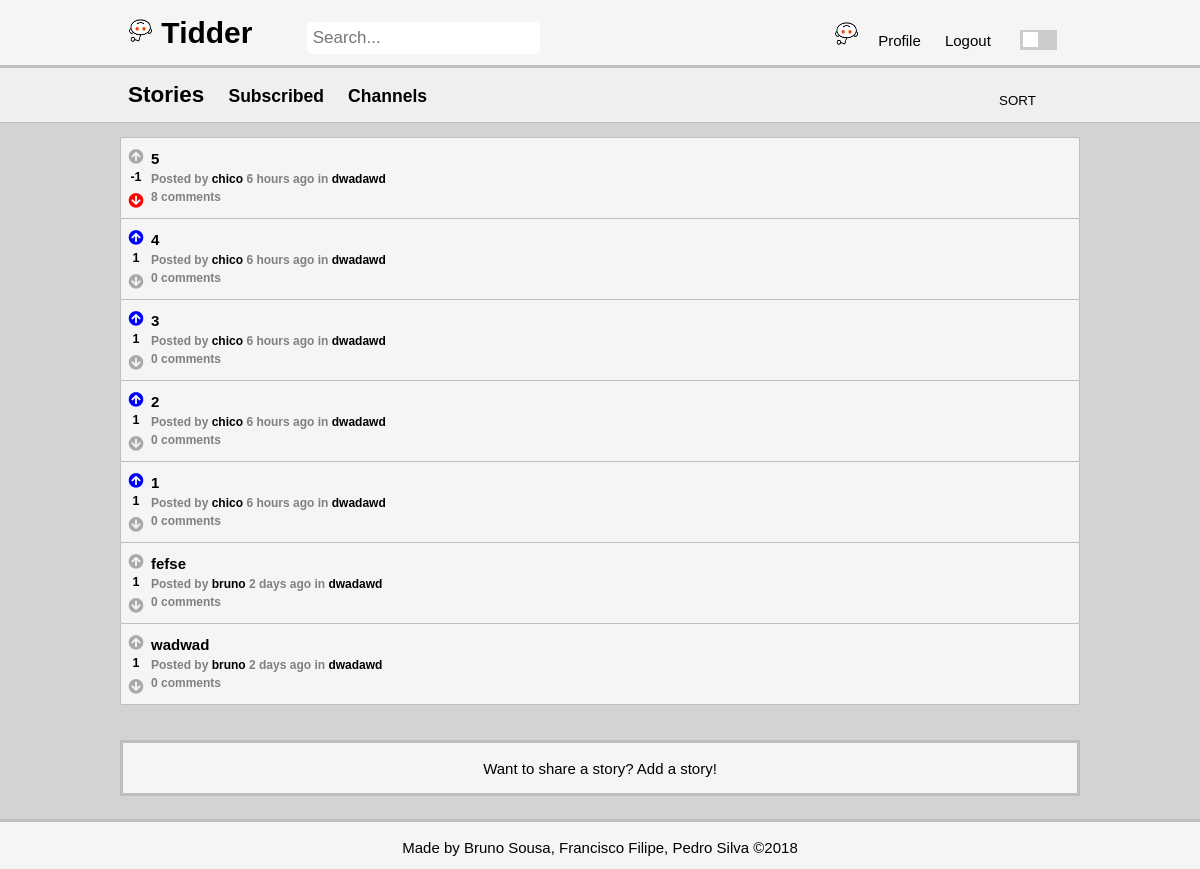
Screenshot of /pages/stories.php (signed in) with the database file from the repository.
### tables this page shows
CREATE TABLE opinion (
    opinion_id INTEGER NOT NULL PRIMARY KEY AUTOINCREMENT,
	parent_id INTEGER REFERENCES opinion(opinion_id),
    opinion_title VARCHAR,
    opinion_text VARCHAR NOT NULL,
	channel_id INTEGER REFERENCES channel,
	posted DATETIME NOT NULL,
    user_id INTEGER NOT NULL REFERENCES user
);

### pages/stories.php (called while the page is built, shortened)
<?php
	include_once('../includes/date.php');
	include_once('../database/db_story.php');
	include_once('../templates/tpl_common.php');
	include_once('../templates/tpl_stories.php');
	if(isset($_GET['subscribed']) && $_GET['subscribed'] == 'true'){
		if(!isset($_SESSION['user_id']))
			die(header('Location: ../index.php'));
		$stories = array_reverse(getAllSubscribedStories($_SESSION['user_id']));
	}
	else $stories = array_reverse(getAllStories());
	$now = time();
	for($i = 0; $i < count($stories); $i++){
		$stories[$i]['username'] = getUserName($stories[$i]['user_id']);
		$stories[$i]['score'] = getScore($stories[$i]['opinion_id']);
		$stories[$i]['comments']= getNumberComments($stories[$i]['opinion_id']);
		$stories[$i]['channel_name']= getChannelName($stories[$i]['channel_id']);
		if(isset($_SESSION['user_id']))
			$stories[$i]['vote'] = getVote($stories[$i]['opinion_id'], $_SESSION['user_id']);
	}
	draw_stories($stories,true);
?>

### database/db_story.php (called while the page is built, shortened)
<?php
	function getAllStories() {
		$db = Database::instance()->db();
		$stmt = $db->prepare('SELECT * FROM opinion WHERE parent_id IS NULL');
		$stmt->execute();
		return $stmt->fetchAll();
	}
?>

### includes/date.php (called while the page is built, shortened)
<?php
	function deltaTime($now, $date){
		$time = strtotime($date);
		$delta = $now - $time;
		if(!floor($delta/86400)){
			$time_word = (floor($delta/3600) == 1 ? ' hour ' : ' hours ');
			return floor($delta/3600).$time_word.'ago';
		}
		if(!floor($delta/2592000)){
			$time_word = (floor($delta/86400) == 1 ? ' day ' : ' days ');
			return floor($delta/86400).$time_word.'ago';
		}
		$time_word = (floor($delta/31104000) == 1 ? ' year ' : ' years ');
		return floor($delta/31104000).$time_word.'ago';
	}
?>

### templates/tpl_stories.php (the view, shortened to what this page needs)
<?php
	function draw_stories($stories, $not_profile){
		global $channel;
		global $page;
		?>
	<section id="stories">
	<header class = "secondary-header">
	<div class = "container">
		<?php if(isset($_GET['subscribed']) && $_GET['subscribed'] == 'true') { ?>
			<h2>Subscribed</h2>
			<h3><a href="stories.php">Stories</a></h3>
			<h3><a href="channels.php">Channels</a></h3>
		<?php } else {?>
			<h2>Stories</h2>
			<h3><a href="stories.php?subscribed=true">Subscribed</a></h3>
			<h3><a href="channels.php">Channels</a></h3>
		<?php } ?>
			<?php if ($not_profile) { ?>
			<form method="post" action="../actions/action_sort_stories.php">
				<select name="sort" onchange="this.form.submit();">
					<option value="-1" hidden selected>SORT</option>
				</select>
			</form >
			<?php } ?>
		</div>
		</header>
		<div class = "container">
			<ol>
			<?php
				foreach($stories as $story)
					draw_story($story);
			?>
			</ol>
		</div>
		<?php if($not_profile){
			if(!isset($_SESSION['user_id'])) { ?>
			<footer class = "secondary-footer">
				<p>Want to add a story? <a href='../pages/login.php?redirect=<?=urlencode($page)?>'>Login</a> or <a href='../pages/signup.php?redirect=<?=urlencode($page)?>'>Signup</a></p>
			</footer>
		<?php } else if($channel){?>
			<footer class = "secondary-footer">
				<p>Want to share a story? <a href="add_story.php?channel=<?=$channel?>">Add a story!</a></p>
			</footer>
		<?php } else {?>
			<footer class = "secondary-footer" >
				<p>Want to share a story? <a href="add_story.php">Add a story!</a></p>
			</footer>
			<?php } ?>
		<?php } ?>
			</section>
<?php }
		function draw_story($story) {
		global $now;
		?>
		<li>
				<article class="story" data-id="<?=$story['opinion_id']?>">
					<div class = "votes-container">
							<div class = "votes">
								<div class="upvote" role="button" data-value="<?=$story['vote']?>"><i class="fas fa-arrow-circle-up"></i></div>
								<h5><?=$story['score']?></h5>
								<div class="downvote" role="button" data-value="<?=$story['vote']?>"><i class="fas fa-arrow-circle-down"></i></div>
							</div>
					</div>
					<div class = "storyinfo">
						<h3><a href="story.php?story_id=<?=$story['opinion_id']?>"><?=htmlentities($story['opinion_title'])?></a></h3>
						<h4>Posted by <a href="<?='profile.php?username='.urlencode($story['username'])?>"><?=htmlentities($story['username'])?></a>
							<?=deltaTime($now, $story['posted'])?>
							in <a href="<?='stories.php?channel='.urlencode($story['channel_name'])?>"><?=htmlentities($story['channel_name'])?></a></h4>
						<?php if($story['comments'] == 1){ ?>
							<h4><?=$story['comments']?> comment</h4>
						<?php } else { ?>
							<h4><?=$story['comments']?> comments</h4>
						<?php } ?>
					</div>
		   </article>
		</li>
    <?php } ?>

### css/style.css (style rules this page uses)
html, body { height: 100%; margin: 0; }
body { background-color: var(--main-bg); font: 15px/1.5 Arial, Helvetica, sans-serif; padding: 0; position: relative; }
h2, h3, h5,p { color: var(--main-font-color); }
h4 { font-size: 12px; color: var(--secondary-font-color); }
.container { width: 80%; margin: 0px auto; overflow: hidden; min-height: 100%; position: relative; }
select { border: none; background-color: inherit; color: var(--main-font-color); -webkit-appearance: none; -moz-appearance: none; text-indent: 1px; text-overflow: ''; text-align-last: center; padding: 5px; }
footer { background-color: var(--writing-bg); border-top: var(--border-color) 3px solid; height:50px; text-align: center; color: var(--main-font-color); }
a { color: var(--main-font-color); text-decoration: none; }
ol { list-style-type: none; padding: 0; }
.fa-arrow-circle-down, .fa-arrow-circle-up { color: var(--icon-color); }
.light .downvote[data-value="-1"] .fa-arrow-circle-down , .fa-arrow-circle-down:hover { color: red; }
.light .upvote[data-value="1"] .fa-arrow-circle-up , .fa-arrow-circle-up:hover { color: blue; }
.upvote , .downvote { margin:0; padding:0; margin-top: 3px; }
header { background-color: var(--writing-bg); color: var(--main-font-color); padding: 10px; border-bottom: var(--border-color) 3px solid; }
.secondary-header { background-color: var(--secondary-writing-bg); border-bottom: var(--border-color) 1px solid; }
.secondary-header h3, .secondary-header h2 { display: inline-block; padding-right: 20px; margin: 0; }
.secondary-header select { display: inline-block; position: absolute; right: 0; top: 10px; padding: 5px; }
.secondary-footer { margin: 20px 10%; border: var(--border-color) 3px solid; }
article.story { background-color: var(--writing-bg); position: relative; min-height: 80px; border-radius: 2px; border: var(--border-color) 1px solid; margin-top: -1px; }
.votes-container { position: absolute; float: left; width: 30px; display: flex; align-items: center; justify-content: center; flex-direction: column; margin-top: 5px; }
.votes-container h5 { padding: 0; margin: 0; text-align: center; }
article.story .storyinfo { padding: 10px; padding-left: 30px; overflow: hidden; }
article.story .storyinfo h3 { margin: 0; margin-right: 5px; font-size: 15px; }
article.story .storyinfo h3 a { color: var(--main-font-color); text-decoration: none; }
article.story .storyinfo h4 { margin: 0; }
article.story .storyinfo h4 a { text-decoration: none; }

### css/color.css (style rules this page uses)
:root { --grey-shade-0: #f9f9f9; --grey-shade-1: #f5f5f5; --grey-shade-1-5: #efefef; --grey-shade-2: #d3d3d3; --grey-shade-3: #bebebe; --grey-shade-4: #a9a9a9; --grey-shade-5: #808080; --grey-shade-6: #505050; --grey-shade-7: #303030; --grey-shade-7-5: #a79e9e; --grey-shade-8: #3b3737; --grey-shade-9: #928d88; --grey-shade-10: #bebebe; }
body.light { --main-bg: var(--grey-shade-2); --hover-bg: var(--grey-shade-2); --writing-bg: var(--grey-shade-1); --secondary-writing-bg: var(--grey-shade-1-5); --border-color: var(--grey-shade-3); --main-font-color: black; --secondary-font-color: var(--grey-shade-5); --icon-color: var(--grey-shade-4); --button-color: var(--grey-shade-3); --button-color-hover: var(--grey-shade-5); }

### rows the page displays
opinion: score "-1", opinion_title "5", username "chico", posted "6 hours ago", channel_name "dwadawd", comments "8"
opinion: channel "1", opinion_title "4", username "chico", posted "6 hours ago", channel_name "dwadawd", comments "0"
opinion: channel "1", opinion_title "3", username "chico", posted "6 hours ago", channel_name "dwadawd", comments "0"
opinion: channel "1", opinion_title "2", username "chico", posted "6 hours ago", channel_name "dwadawd", comments "0"
opinion: channel "1", opinion_title "1", username "chico", posted "6 hours ago", channel_name "dwadawd", comments "0"
opinion: channel "1", opinion_title "fefse", username "bruno", posted "2 days ago", channel_name "dwadawd", comments "0"
opinion: channel "1", opinion_title "wadwad", username "bruno", posted "2 days ago", channel_name "dwadawd", comments "0"
